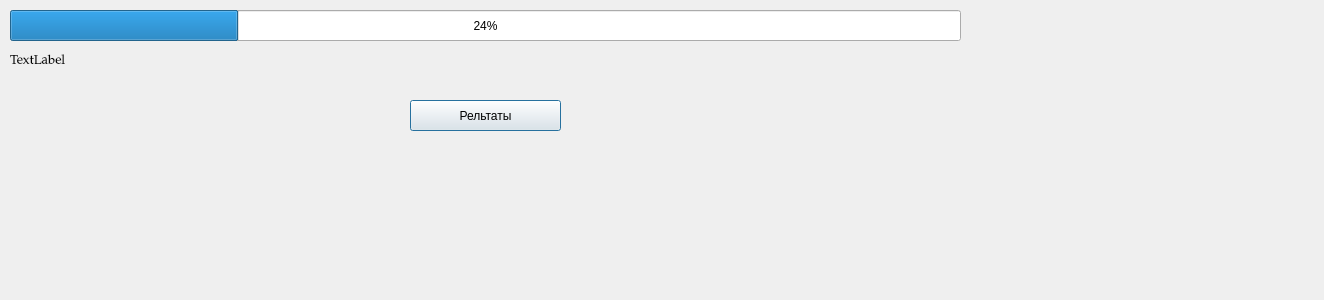
<?xml version="1.0" encoding="UTF-8"?>
<ui version="4.0">
 <class>Loading</class>
 <widget class="QDialog" name="Loading">
  <property name="enabled">
   <bool>true</bool>
  </property>
  <property name="geometry">
   <rect>
    <x>0</x>
    <y>0</y>
    <width>1324</width>
    <height>300</height>
   </rect>
  </property>
  <property name="windowTitle">
   <string>Dialog</string>
  </property>
  <property name="autoFillBackground">
   <bool>false</bool>
  </property>
  <property name="modal">
   <bool>false</bool>
  </property>
  <widget class="QLabel" name="InfoTextLabel">
   <property name="enabled">
    <bool>true</bool>
   </property>
   <property name="geometry">
    <rect>
     <x>10</x>
     <y>40</y>
     <width>951</width>
     <height>41</height>
    </rect>
   </property>
   <property name="font">
    <font>
     <family>Palatino Linotype</family>
     <pointsize>10</pointsize>
     <weight>50</weight>
     <bold>false</bold>
    </font>
   </property>
   <property name="text">
    <string>TextLabel</string>
   </property>
  </widget>
  <widget class="QProgressBar" name="progressBar">
   <property name="enabled">
    <bool>true</bool>
   </property>
   <property name="geometry">
    <rect>
     <x>10</x>
     <y>10</y>
     <width>951</width>
     <height>31</height>
    </rect>
   </property>
   <property name="value">
    <number>24</number>
   </property>
  </widget>
  <widget class="QPushButton" name="FinishPushButton">
   <property name="enabled">
    <bool>true</bool>
   </property>
   <property name="geometry">
    <rect>
     <x>410</x>
     <y>100</y>
     <width>151</width>
     <height>31</height>
    </rect>
   </property>
   <property name="text">
    <string>Рельтаты</string>
   </property>
   <property name="autoExclusive">
    <bool>false</bool>
   </property>
  </widget>
  <zorder>progressBar</zorder>
  <zorder>FinishPushButton</zorder>
  <zorder>InfoTextLabel</zorder>
 </widget>
 <resources/>
 <connections/>
 <slots>
  <slot>clickFinishButton(QDialog*)</slot>
 </slots>
</ui>
